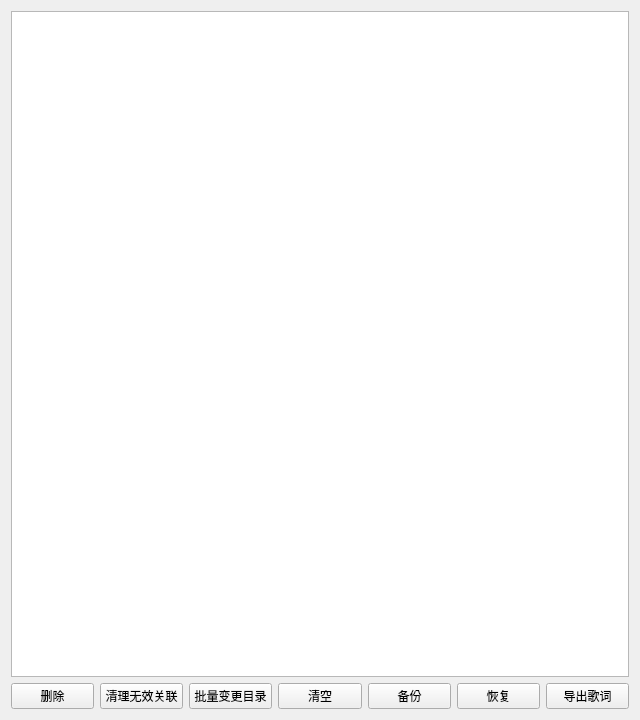
<?xml version="1.0" encoding="UTF-8"?>
<ui version="4.0">
 <class>LocalSongLyricsDBManager</class>
 <widget class="QWidget" name="LocalSongLyricsDBManager">
  <property name="geometry">
   <rect>
    <x>0</x>
    <y>0</y>
    <width>640</width>
    <height>720</height>
   </rect>
  </property>
  <property name="windowTitle">
   <string>歌词关联管理器</string>
  </property>
  <property name="windowIcon">
   <iconset resource="../../../res/resource.qrc">
    <normaloff>:/LDDC/img/icon/logo.png</normaloff>:/LDDC/img/icon/logo.png</iconset>
  </property>
  <layout class="QGridLayout" name="gridLayout">
   <item row="1" column="1">
    <widget class="QPushButton" name="clear_button">
     <property name="text">
      <string>清理无效关联</string>
     </property>
    </widget>
   </item>
   <item row="1" column="2">
    <widget class="QPushButton" name="change_dir_button">
     <property name="text">
      <string>批量变更目录</string>
     </property>
    </widget>
   </item>
   <item row="1" column="3">
    <widget class="QPushButton" name="delete_all_button">
     <property name="text">
      <string>清空</string>
     </property>
    </widget>
   </item>
   <item row="1" column="4">
    <widget class="QPushButton" name="backup_button">
     <property name="text">
      <string>备份</string>
     </property>
    </widget>
   </item>
   <item row="1" column="0">
    <widget class="QPushButton" name="delete_button">
     <property name="text">
      <string>删除</string>
     </property>
    </widget>
   </item>
   <item row="1" column="6">
    <widget class="QPushButton" name="export_lyrics_button">
     <property name="text">
      <string>导出歌词</string>
     </property>
    </widget>
   </item>
   <item row="1" column="5">
    <widget class="QPushButton" name="restore_button">
     <property name="text">
      <string>恢复</string>
     </property>
    </widget>
   </item>
   <item row="0" column="0" colspan="7">
    <widget class="ProportionallyStretchedTableWidget" name="data_table">
     <property name="editTriggers">
      <set>QAbstractItemView::EditTrigger::NoEditTriggers</set>
     </property>
     <property name="selectionMode">
      <enum>QAbstractItemView::SelectionMode::MultiSelection</enum>
     </property>
     <property name="selectionBehavior">
      <enum>QAbstractItemView::SelectionBehavior::SelectRows</enum>
     </property>
    </widget>
   </item>
  </layout>
 </widget>
 <customwidgets>
  <customwidget>
   <class>ProportionallyStretchedTableWidget</class>
   <extends>QTableWidget</extends>
   <header>LDDC.gui.components.custom_widgets</header>
  </customwidget>
 </customwidgets>
 <resources>
  <include location="../../res/resource.qrc"/>
 </resources>
 <connections/>
</ui>
